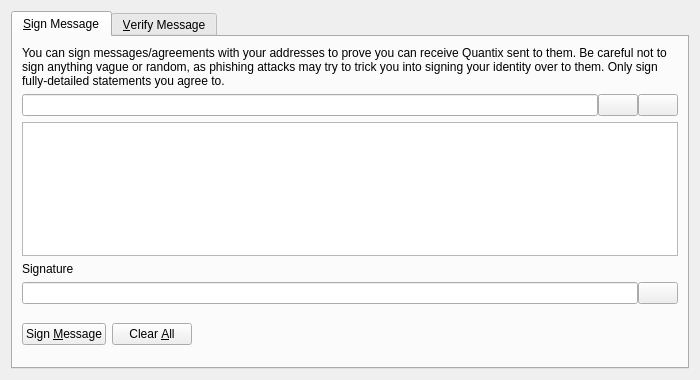
<?xml version="1.0" encoding="UTF-8"?>
<ui version="4.0">
 <class>SignVerifyMessageDialog</class>
 <widget class="QDialog" name="SignVerifyMessageDialog">
  <property name="geometry">
   <rect>
    <x>0</x>
    <y>0</y>
    <width>700</width>
    <height>380</height>
   </rect>
  </property>
  <property name="windowTitle">
   <string>Signatures - Sign / Verify a Message</string>
  </property>
  <property name="modal">
   <bool>true</bool>
  </property>
  <layout class="QVBoxLayout" name="verticalLayout">
   <item>
    <widget class="QTabWidget" name="tabWidget">
     <property name="currentIndex">
      <number>0</number>
     </property>
     <widget class="QWidget" name="tabSignMessage">
      <attribute name="title">
       <string>&amp;Sign Message</string>
      </attribute>
      <layout class="QVBoxLayout" name="verticalLayout_SM">
       <item>
        <widget class="QLabel" name="infoLabel_SM">
         <property name="text">
          <string>You can sign messages/agreements with your addresses to prove you can receive Quantix sent to them. Be careful not to sign anything vague or random, as phishing attacks may try to trick you into signing your identity over to them. Only sign fully-detailed statements you agree to.</string>
         </property>
         <property name="textFormat">
          <enum>Qt::PlainText</enum>
         </property>
         <property name="wordWrap">
          <bool>true</bool>
         </property>
        </widget>
       </item>
       <item>
        <layout class="QHBoxLayout" name="horizontalLayout_1_SM">
         <property name="spacing">
          <number>0</number>
         </property>
         <item>
          <widget class="QValidatedLineEdit" name="addressIn_SM">
           <property name="toolTip">
            <string>The Quantix address to sign the message with</string>
           </property>
          </widget>
         </item>
         <item>
          <widget class="QPushButton" name="addressBookButton_SM">
           <property name="toolTip">
            <string>Choose previously used address</string>
           </property>
           <property name="text">
            <string/>
           </property>
           <property name="shortcut">
            <string>Alt+A</string>
           </property>
           <property name="autoDefault">
            <bool>false</bool>
           </property>
          </widget>
         </item>
         <item>
          <widget class="QPushButton" name="pasteButton_SM">
           <property name="toolTip">
            <string>Paste address from clipboard</string>
           </property>
           <property name="text">
            <string/>
           </property>
           <property name="shortcut">
            <string>Alt+P</string>
           </property>
           <property name="autoDefault">
            <bool>false</bool>
           </property>
          </widget>
         </item>
        </layout>
       </item>
       <item>
        <widget class="QPlainTextEdit" name="messageIn_SM">
         <property name="toolTip">
          <string>Enter the message you want to sign here</string>
         </property>
        </widget>
       </item>
       <item>
        <widget class="QLabel" name="signatureLabel_SM">
         <property name="text">
          <string>Signature</string>
         </property>
         <property name="textFormat">
          <enum>Qt::PlainText</enum>
         </property>
        </widget>
       </item>
       <item>
        <layout class="QHBoxLayout" name="horizontalLayout_2_SM">
         <property name="spacing">
          <number>0</number>
         </property>
         <item>
          <widget class="QLineEdit" name="signatureOut_SM">
           <property name="font">
            <font>
             <italic>true</italic>
            </font>
           </property>
           <property name="readOnly">
            <bool>true</bool>
           </property>
          </widget>
         </item>
         <item>
          <widget class="QPushButton" name="copySignatureButton_SM">
           <property name="toolTip">
            <string>Copy the current signature to the system clipboard</string>
           </property>
           <property name="text">
            <string/>
           </property>
           <property name="autoDefault">
            <bool>false</bool>
           </property>
          </widget>
         </item>
        </layout>
       </item>
       <item>
        <layout class="QHBoxLayout" name="horizontalLayout_3_SM">
         <item>
          <widget class="QPushButton" name="signMessageButton_SM">
           <property name="toolTip">
            <string>Sign the message to prove you own this Quantix address</string>
           </property>
           <property name="text">
            <string>Sign &amp;Message</string>
           </property>
           <property name="autoDefault">
            <bool>false</bool>
           </property>
          </widget>
         </item>
         <item>
          <widget class="QPushButton" name="clearButton_SM">
           <property name="toolTip">
            <string>Reset all sign message fields</string>
           </property>
           <property name="text">
            <string>Clear &amp;All</string>
           </property>
           <property name="autoDefault">
            <bool>false</bool>
           </property>
          </widget>
         </item>
         <item>
          <spacer name="horizontalSpacer_1_SM">
           <property name="orientation">
            <enum>Qt::Horizontal</enum>
           </property>
           <property name="sizeHint" stdset="0">
            <size>
             <width>40</width>
             <height>48</height>
            </size>
           </property>
          </spacer>
         </item>
         <item>
          <widget class="QLabel" name="statusLabel_SM">
           <property name="font">
            <font>
             <weight>75</weight>
             <bold>true</bold>
            </font>
           </property>
           <property name="text">
            <string/>
           </property>
           <property name="wordWrap">
            <bool>true</bool>
           </property>
          </widget>
         </item>
         <item>
          <spacer name="horizontalSpacer_2_SM">
           <property name="orientation">
            <enum>Qt::Horizontal</enum>
           </property>
           <property name="sizeHint" stdset="0">
            <size>
             <width>40</width>
             <height>48</height>
            </size>
           </property>
          </spacer>
         </item>
        </layout>
       </item>
      </layout>
     </widget>
     <widget class="QWidget" name="tabVerifyMessage">
      <attribute name="title">
       <string>&amp;Verify Message</string>
      </attribute>
      <layout class="QVBoxLayout" name="verticalLayout_VM">
       <item>
        <widget class="QLabel" name="infoLabel_VM">
         <property name="text">
          <string>Enter the receiver's address, message (ensure you copy line breaks, spaces, tabs, etc. exactly) and signature below to verify the message. Be careful not to read more into the signature than what is in the signed message itself, to avoid being tricked by a man-in-the-middle attack. Note that this only proves the signing party receives with the address, it cannot prove sendership of any transaction!</string>
         </property>
         <property name="textFormat">
          <enum>Qt::PlainText</enum>
         </property>
         <property name="alignment">
          <set>Qt::AlignLeading|Qt::AlignLeft|Qt::AlignTop</set>
         </property>
         <property name="wordWrap">
          <bool>true</bool>
         </property>
        </widget>
       </item>
       <item>
        <layout class="QHBoxLayout" name="horizontalLayout_1_VM">
         <property name="spacing">
          <number>0</number>
         </property>
         <item>
          <widget class="QValidatedLineEdit" name="addressIn_VM">
           <property name="toolTip">
            <string>The Quantix address the message was signed with</string>
           </property>
          </widget>
         </item>
         <item>
          <widget class="QPushButton" name="addressBookButton_VM">
           <property name="toolTip">
            <string>Choose previously used address</string>
           </property>
           <property name="text">
            <string/>
           </property>
           <property name="shortcut">
            <string>Alt+A</string>
           </property>
           <property name="autoDefault">
            <bool>false</bool>
           </property>
          </widget>
         </item>
        </layout>
       </item>
       <item>
        <widget class="QPlainTextEdit" name="messageIn_VM"/>
       </item>
       <item>
        <widget class="QValidatedLineEdit" name="signatureIn_VM"/>
       </item>
       <item>
        <layout class="QHBoxLayout" name="horizontalLayout_2_VM">
         <item>
          <widget class="QPushButton" name="verifyMessageButton_VM">
           <property name="toolTip">
            <string>Verify the message to ensure it was signed with the specified Quantix address</string>
           </property>
           <property name="text">
            <string>Verify &amp;Message</string>
           </property>
           <property name="autoDefault">
            <bool>false</bool>
           </property>
          </widget>
         </item>
         <item>
          <widget class="QPushButton" name="clearButton_VM">
           <property name="toolTip">
            <string>Reset all verify message fields</string>
           </property>
           <property name="text">
            <string>Clear &amp;All</string>
           </property>
           <property name="autoDefault">
            <bool>false</bool>
           </property>
          </widget>
         </item>
         <item>
          <spacer name="horizontalSpacer_1_VM">
           <property name="orientation">
            <enum>Qt::Horizontal</enum>
           </property>
           <property name="sizeHint" stdset="0">
            <size>
             <width>40</width>
             <height>48</height>
            </size>
           </property>
          </spacer>
         </item>
         <item>
          <widget class="QLabel" name="statusLabel_VM">
           <property name="font">
            <font>
             <weight>75</weight>
             <bold>true</bold>
            </font>
           </property>
           <property name="text">
            <string/>
           </property>
           <property name="wordWrap">
            <bool>true</bool>
           </property>
          </widget>
         </item>
         <item>
          <spacer name="horizontalSpacer_2_VM">
           <property name="orientation">
            <enum>Qt::Horizontal</enum>
           </property>
           <property name="sizeHint" stdset="0">
            <size>
             <width>40</width>
             <height>48</height>
            </size>
           </property>
          </spacer>
         </item>
        </layout>
       </item>
      </layout>
     </widget>
    </widget>
   </item>
  </layout>
 </widget>
 <customwidgets>
  <customwidget>
   <class>QValidatedLineEdit</class>
   <extends>QLineEdit</extends>
   <header>qvalidatedlineedit.h</header>
  </customwidget>
 </customwidgets>
 <resources>
  <include location="../quantix.qrc"/>
 </resources>
 <connections/>
</ui>
